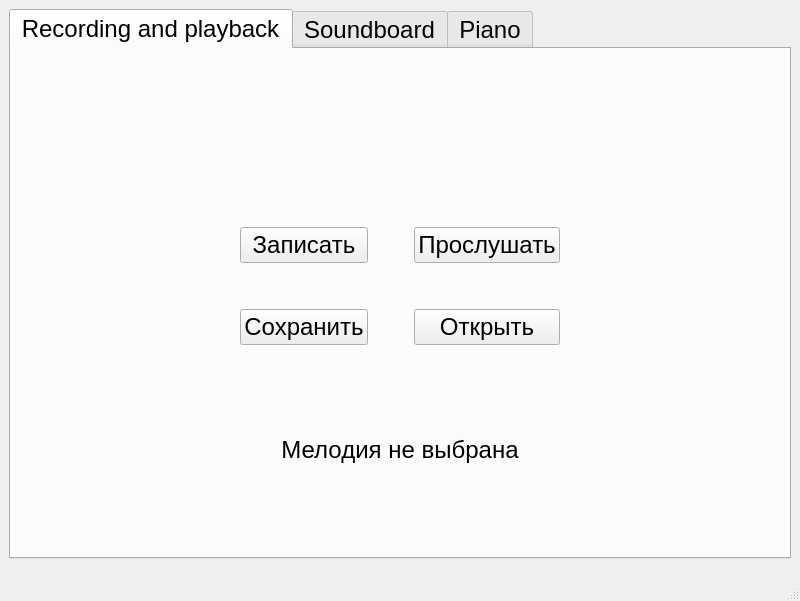
<?xml version="1.0" encoding="UTF-8"?>
<ui version="4.0">
 <class>MainWindow</class>
 <widget class="QMainWindow" name="MainWindow">
  <property name="enabled">
   <bool>true</bool>
  </property>
  <property name="geometry">
   <rect>
    <x>0</x>
    <y>0</y>
    <width>800</width>
    <height>601</height>
   </rect>
  </property>
  <property name="sizePolicy">
   <sizepolicy hsizetype="Fixed" vsizetype="Fixed">
    <horstretch>0</horstretch>
    <verstretch>0</verstretch>
   </sizepolicy>
  </property>
  <property name="minimumSize">
   <size>
    <width>800</width>
    <height>600</height>
   </size>
  </property>
  <property name="maximumSize">
   <size>
    <width>2090</width>
    <height>700</height>
   </size>
  </property>
  <property name="windowTitle">
   <string>MIDI</string>
  </property>
  <property name="windowIcon">
   <iconset>
    <normaloff>img/music.svg</normaloff>img/music.svg</iconset>
  </property>
  <property name="styleSheet">
   <string notr="true">font-weight: 400;
font-size: 24px;
line-height: 24px;
color: #000000;</string>
  </property>
  <widget class="QWidget" name="centralwidget">
   <layout class="QVBoxLayout" name="verticalLayout">
    <item>
     <widget class="QTabWidget" name="tabWidget">
      <property name="autoFillBackground">
       <bool>true</bool>
      </property>
      <property name="styleSheet">
       <string notr="true"/>
      </property>
      <property name="currentIndex">
       <number>0</number>
      </property>
      <property name="tabBarAutoHide">
       <bool>false</bool>
      </property>
      <widget class="QWidget" name="tab_recording">
       <property name="styleSheet">
        <string notr="true"/>
       </property>
       <attribute name="title">
        <string>Recording and playback</string>
       </attribute>
       <layout class="QGridLayout" name="gridLayout_3">
        <item row="3" column="1">
         <spacer name="verticalSpacer">
          <property name="orientation">
           <enum>Qt::Vertical</enum>
          </property>
          <property name="sizeHint" stdset="0">
           <size>
            <width>20</width>
            <height>40</height>
           </size>
          </property>
         </spacer>
        </item>
        <item row="5" column="1">
         <spacer name="verticalSpacer_11">
          <property name="orientation">
           <enum>Qt::Vertical</enum>
          </property>
          <property name="sizeHint" stdset="0">
           <size>
            <width>20</width>
            <height>40</height>
           </size>
          </property>
         </spacer>
        </item>
        <item row="2" column="2">
         <spacer name="horizontalSpacer_2">
          <property name="orientation">
           <enum>Qt::Horizontal</enum>
          </property>
          <property name="sizeHint" stdset="0">
           <size>
            <width>40</width>
            <height>20</height>
           </size>
          </property>
         </spacer>
        </item>
        <item row="4" column="1">
         <widget class="QLabel" name="lbl_melody_name">
          <property name="text">
           <string>Мелодия не выбрана</string>
          </property>
          <property name="alignment">
           <set>Qt::AlignCenter</set>
          </property>
         </widget>
        </item>
        <item row="2" column="0">
         <spacer name="horizontalSpacer">
          <property name="orientation">
           <enum>Qt::Horizontal</enum>
          </property>
          <property name="sizeHint" stdset="0">
           <size>
            <width>40</width>
            <height>20</height>
           </size>
          </property>
         </spacer>
        </item>
        <item row="1" column="1">
         <spacer name="verticalSpacer_2">
          <property name="orientation">
           <enum>Qt::Vertical</enum>
          </property>
          <property name="sizeHint" stdset="0">
           <size>
            <width>20</width>
            <height>40</height>
           </size>
          </property>
         </spacer>
        </item>
        <item row="2" column="1">
         <layout class="QGridLayout" name="gridLayout_2">
          <property name="sizeConstraint">
           <enum>QLayout::SetDefaultConstraint</enum>
          </property>
          <item row="0" column="0">
           <widget class="QPushButton" name="record_melody">
            <property name="text">
             <string>Записать</string>
            </property>
           </widget>
          </item>
          <item row="2" column="0">
           <widget class="QPushButton" name="save_melody">
            <property name="text">
             <string>Сохранить</string>
            </property>
           </widget>
          </item>
          <item row="0" column="1">
           <spacer name="horizontalSpacer_6">
            <property name="orientation">
             <enum>Qt::Horizontal</enum>
            </property>
            <property name="sizeHint" stdset="0">
             <size>
              <width>40</width>
              <height>20</height>
             </size>
            </property>
           </spacer>
          </item>
          <item row="0" column="2">
           <widget class="QPushButton" name="play_melody">
            <property name="text">
             <string>Прослушать</string>
            </property>
            <property name="flat">
             <bool>false</bool>
            </property>
           </widget>
          </item>
          <item row="2" column="2">
           <widget class="QPushButton" name="open_melody">
            <property name="text">
             <string>Открыть</string>
            </property>
            <property name="flat">
             <bool>false</bool>
            </property>
           </widget>
          </item>
          <item row="1" column="2">
           <spacer name="verticalSpacer_8">
            <property name="orientation">
             <enum>Qt::Vertical</enum>
            </property>
            <property name="sizeHint" stdset="0">
             <size>
              <width>20</width>
              <height>40</height>
             </size>
            </property>
           </spacer>
          </item>
          <item row="1" column="0">
           <spacer name="verticalSpacer_9">
            <property name="orientation">
             <enum>Qt::Vertical</enum>
            </property>
            <property name="sizeHint" stdset="0">
             <size>
              <width>20</width>
              <height>40</height>
             </size>
            </property>
           </spacer>
          </item>
          <item row="2" column="1">
           <spacer name="horizontalSpacer_7">
            <property name="orientation">
             <enum>Qt::Horizontal</enum>
            </property>
            <property name="sizeHint" stdset="0">
             <size>
              <width>40</width>
              <height>20</height>
             </size>
            </property>
           </spacer>
          </item>
         </layout>
        </item>
        <item row="0" column="1">
         <spacer name="verticalSpacer_10">
          <property name="orientation">
           <enum>Qt::Vertical</enum>
          </property>
          <property name="sizeHint" stdset="0">
           <size>
            <width>20</width>
            <height>40</height>
           </size>
          </property>
         </spacer>
        </item>
       </layout>
      </widget>
      <widget class="QWidget" name="tab_soundboard">
       <property name="styleSheet">
        <string notr="true"/>
       </property>
       <attribute name="title">
        <string>Soundboard</string>
       </attribute>
       <layout class="QVBoxLayout" name="verticalLayout_3">
        <item>
         <spacer name="verticalSpacer_5">
          <property name="orientation">
           <enum>Qt::Vertical</enum>
          </property>
          <property name="sizeHint" stdset="0">
           <size>
            <width>20</width>
            <height>40</height>
           </size>
          </property>
         </spacer>
        </item>
        <item>
         <layout class="QGridLayout" name="gridLayout">
          <item row="1" column="1">
           <widget class="QPushButton" name="music4">
            <property name="text">
             <string>Pirates of the Caribbean</string>
            </property>
           </widget>
          </item>
          <item row="1" column="0">
           <widget class="QPushButton" name="music3">
            <property name="text">
             <string>Classic song</string>
            </property>
           </widget>
          </item>
          <item row="2" column="1">
           <widget class="QPushButton" name="music6">
            <property name="text">
             <string>Tetris main theme</string>
            </property>
           </widget>
          </item>
          <item row="2" column="0">
           <widget class="QPushButton" name="music5">
            <property name="text">
             <string>Vampire killer</string>
            </property>
           </widget>
          </item>
          <item row="0" column="0">
           <widget class="QPushButton" name="music1">
            <property name="enabled">
             <bool>true</bool>
            </property>
            <property name="cursor">
             <cursorShape>ArrowCursor</cursorShape>
            </property>
            <property name="mouseTracking">
             <bool>false</bool>
            </property>
            <property name="text">
             <string>Never gonna give you up</string>
            </property>
            <property name="autoRepeat">
             <bool>false</bool>
            </property>
           </widget>
          </item>
          <item row="0" column="1">
           <widget class="QPushButton" name="music2">
            <property name="text">
             <string>Impreial march</string>
            </property>
           </widget>
          </item>
         </layout>
        </item>
        <item>
         <spacer name="verticalSpacer_4">
          <property name="orientation">
           <enum>Qt::Vertical</enum>
          </property>
          <property name="sizeHint" stdset="0">
           <size>
            <width>20</width>
            <height>40</height>
           </size>
          </property>
         </spacer>
        </item>
        <item>
         <layout class="QGridLayout" name="gridLayout_8">
          <item row="0" column="3">
           <widget class="QPushButton" name="btn_play">
            <property name="mouseTracking">
             <bool>false</bool>
            </property>
            <property name="acceptDrops">
             <bool>false</bool>
            </property>
            <property name="autoFillBackground">
             <bool>false</bool>
            </property>
            <property name="text">
             <string>Пуск</string>
            </property>
            <property name="icon">
             <iconset>
              <normaloff>img/play.png</normaloff>img/play.png</iconset>
            </property>
            <property name="iconSize">
             <size>
              <width>32</width>
              <height>32</height>
             </size>
            </property>
            <property name="checkable">
             <bool>false</bool>
            </property>
            <property name="autoRepeat">
             <bool>false</bool>
            </property>
            <property name="autoDefault">
             <bool>false</bool>
            </property>
            <property name="flat">
             <bool>true</bool>
            </property>
           </widget>
          </item>
          <item row="0" column="4">
           <spacer name="horizontalSpacer_4">
            <property name="orientation">
             <enum>Qt::Horizontal</enum>
            </property>
            <property name="sizeHint" stdset="0">
             <size>
              <width>40</width>
              <height>20</height>
             </size>
            </property>
           </spacer>
          </item>
          <item row="0" column="1">
           <widget class="QPushButton" name="btn_pause">
            <property name="text">
             <string>Пауза</string>
            </property>
            <property name="icon">
             <iconset>
              <normaloff>img/pause.png</normaloff>img/pause.png</iconset>
            </property>
            <property name="iconSize">
             <size>
              <width>32</width>
              <height>32</height>
             </size>
            </property>
            <property name="default">
             <bool>false</bool>
            </property>
            <property name="flat">
             <bool>true</bool>
            </property>
           </widget>
          </item>
          <item row="0" column="0">
           <spacer name="horizontalSpacer_3">
            <property name="orientation">
             <enum>Qt::Horizontal</enum>
            </property>
            <property name="sizeHint" stdset="0">
             <size>
              <width>40</width>
              <height>20</height>
             </size>
            </property>
           </spacer>
          </item>
          <item row="0" column="2">
           <spacer name="horizontalSpacer_5">
            <property name="orientation">
             <enum>Qt::Horizontal</enum>
            </property>
            <property name="sizeHint" stdset="0">
             <size>
              <width>40</width>
              <height>20</height>
             </size>
            </property>
           </spacer>
          </item>
         </layout>
        </item>
        <item>
         <spacer name="verticalSpacer_6">
          <property name="orientation">
           <enum>Qt::Vertical</enum>
          </property>
          <property name="sizeHint" stdset="0">
           <size>
            <width>20</width>
            <height>40</height>
           </size>
          </property>
         </spacer>
        </item>
        <item>
         <layout class="QVBoxLayout" name="verticalLayout_4">
          <item>
           <widget class="QLabel" name="lbl_volume">
            <property name="text">
             <string>Громкость: 40%</string>
            </property>
            <property name="alignment">
             <set>Qt::AlignCenter</set>
            </property>
           </widget>
          </item>
          <item>
           <widget class="QSlider" name="slider_volume">
            <property name="minimum">
             <number>1</number>
            </property>
            <property name="maximum">
             <number>100</number>
            </property>
            <property name="value">
             <number>40</number>
            </property>
            <property name="orientation">
             <enum>Qt::Horizontal</enum>
            </property>
           </widget>
          </item>
          <item>
           <spacer name="verticalSpacer_7">
            <property name="orientation">
             <enum>Qt::Vertical</enum>
            </property>
            <property name="sizeHint" stdset="0">
             <size>
              <width>20</width>
              <height>40</height>
             </size>
            </property>
           </spacer>
          </item>
         </layout>
        </item>
       </layout>
      </widget>
      <widget class="QWidget" name="tab_piano">
       <property name="styleSheet">
        <string notr="true">font: 20px</string>
       </property>
       <attribute name="title">
        <string>Piano</string>
       </attribute>
       <layout class="QVBoxLayout" name="verticalLayout_2">
        <item>
         <widget class="QLabel" name="piano_img">
          <property name="sizePolicy">
           <sizepolicy hsizetype="Preferred" vsizetype="MinimumExpanding">
            <horstretch>0</horstretch>
            <verstretch>0</verstretch>
           </sizepolicy>
          </property>
          <property name="maximumSize">
           <size>
            <width>16777215</width>
            <height>400</height>
           </size>
          </property>
          <property name="text">
           <string/>
          </property>
          <property name="pixmap">
           <pixmap>img/raskladka.jpg</pixmap>
          </property>
          <property name="scaledContents">
           <bool>true</bool>
          </property>
         </widget>
        </item>
        <item>
         <spacer name="verticalSpacer_3">
          <property name="orientation">
           <enum>Qt::Vertical</enum>
          </property>
          <property name="sizeHint" stdset="0">
           <size>
            <width>20</width>
            <height>40</height>
           </size>
          </property>
         </spacer>
        </item>
        <item>
         <widget class="QLabel" name="label">
          <property name="text">
           <string>Ноты звучат при нажатии выделенных клавиш. Для отключения синтезатора</string>
          </property>
          <property name="alignment">
           <set>Qt::AlignJustify|Qt::AlignVCenter</set>
          </property>
         </widget>
        </item>
        <item>
         <widget class="QLabel" name="label_2">
          <property name="text">
           <string>нажмите &quot;Escape&quot; или перейдите в другую вкладку и нажмите любую клавишу.</string>
          </property>
          <property name="alignment">
           <set>Qt::AlignJustify|Qt::AlignVCenter</set>
          </property>
         </widget>
        </item>
       </layout>
      </widget>
     </widget>
    </item>
   </layout>
  </widget>
  <widget class="QStatusBar" name="statusbar"/>
 </widget>
 <resources/>
 <connections/>
</ui>
